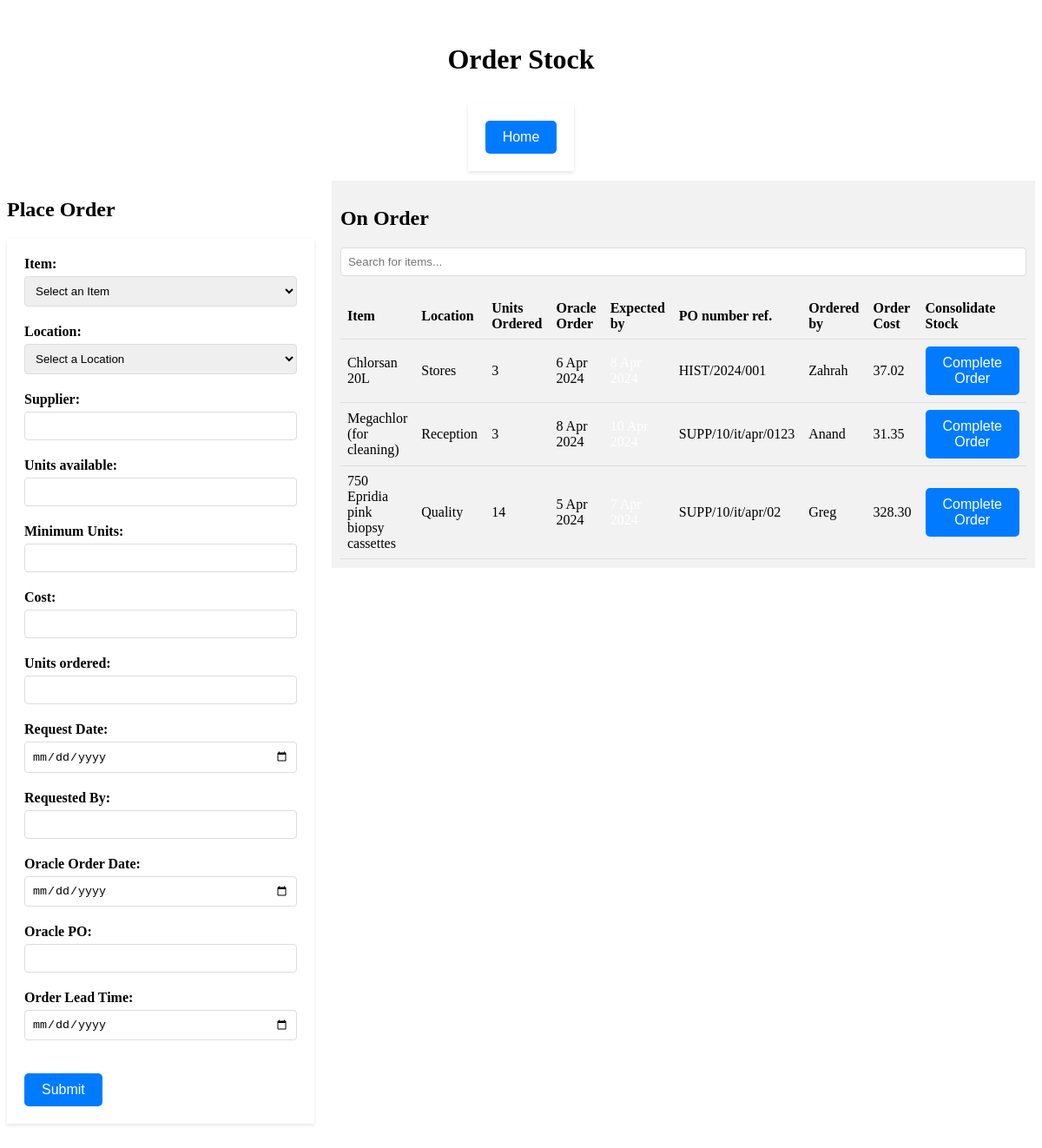
The page /order/ on the database its author committed.
### inventory_app/models.py (models this page shows, shortened)
class OrderItem(models.Model):
    item = models.ForeignKey(InventoryItem, on_delete=models.CASCADE, related_name='order_items')
    location = models.ForeignKey(Location, on_delete=models.SET_NULL, null=True, blank=True, related_name='order_locations')
    supplier = models.CharField(max_length=255)
    on_order = models.IntegerField(default=0)
    quantity_per_unit = models.CharField(max_length=100)  # Assuming this is a descriptive field
    unit = models.IntegerField()
    minimum_unit = models.IntegerField()
    cost = models.DecimalField(max_digits=10, decimal_places=2)
    request_date = models.DateField()
    requested_by = models.CharField(max_length=255)
    oracle_order_date = models.DateField()
    oracle_po = models.CharField(max_length=255)
    order_lead_time = models.DateField()
    completed = models.BooleanField(default=False)

class InventoryItem(models.Model):
    item = models.CharField(max_length=255)
    item_id = models.CharField(max_length=255, default='No barcode')
    location = models.ForeignKey(Location, on_delete=models.CASCADE, related_name='inventory_items')
    supplier = models.CharField(max_length=255)
    quantity_per_unit = models.CharField(max_length=100)  # Assuming this is a descriptive field
    unit = models.IntegerField()
    minimum_unit = models.IntegerField()
    cost = models.DecimalField(max_digits=10, decimal_places=2)
    supplier_link = models.CharField(max_length=255)
    def __str__(self):
        return self.item

class Location(models.Model):
    name = models.CharField(max_length=255,  default='Stores')  # A descriptive name for the location
    def __str__(self):
        return self.name

### inventory_app/views.py (the view)
# urls.py: path('order/', views.order, name='order'),
def order(request):
    items = InventoryItem.objects.all().order_by('item')
    orders = OrderItem.objects.all().order_by('item')
    return render(request, 'inventory_app/order.html', {'items': items, 'orders':orders})

### inventory_app/templatetags/order_tags.py (called while the page is built)
@register.filter(name='multiply')
def multiply(value, arg):
    return value * arg

### inventory_app/templates/inventory_app/order.html (shortened to what this page needs)
{% load static %}
{% load order_tags %}
<!DOCTYPE html>
<html lang="en">
<head>
    <link rel="stylesheet" href="{% static 'inventory_app/css/admin.css' %}">
</head>
<body>
    <h1>Order Stock</h1>
    <div class="button-container">
        <form action="/" method="get">
          <button type="submit">Home</button>
        </form>
    </div>
    <div class="container">
        <div class="left">
            <h2>Place Order</h2>
        <form id="itemForm" method="POST" action="{% url 'order_view' %}">
        <label for="item_select">Item:</label>
        <select id="item_select" name="item">
            <option value="">Select an Item</option>
        </select>
        <label for="location_select">Location:</label>
        <select id="location_select" name="location">
            <option value="">Select a Location</option>
        </select>
        <label for="supplier">Supplier:</label>
        <input type="text" id="supplier" name="supplier" readonly>
        <label for="units">Units available:</label>
        <input type="text" id="units" name="units" readonly>
        <label for="minimum_units">Minimum Units:</label>
        <input type="text" id="minimum_units" name="minimum_units" readonly>
        <label for="cost">Cost:</label>
        <input type="text" id="cost" name="cost" readonly>
        <label for="id_unit_ord">Units ordered:</label>
        <input type="text" id="id_unit_ord" name="unit_ord">
        <label for="id_request_date">Request Date:</label>
        <input type="date" id="id_request_date" name="request_date">
        <label for="id_requested_by">Requested By:</label>
        <input type="text" id="id_requested_by" name="requested_by">
        <label for="id_oracle_order_date">Oracle Order Date:</label>
        <input type="date" id="id_oracle_order_date" name="oracle_order_date">
        <label for="id_oracle_po">Oracle PO:</label>
        <input type="text" id="id_oracle_po" name="oracle_po">
        <label for="id_order_lead_time">Order Lead Time:</label>
        <input type="date" id="id_order_lead_time" name="order_lead_time">
        <br><br>
        <button type="submit">Submit</button>
    </form>
</div>
<div class="right">
    <div class="tile">
      <h2>On Order</h2>
      <input type="text" id="searchInput" onkeyup="filterBySecondColumn()" placeholder="Search for items...">
      <table id="stock_table">
        <thead>
          <tr>
            <th>Item</th>
            <th>Location</th>
            <th>Units Ordered</th>
            <th>Oracle Order</th>
            <th>Expected by</th>
            <th>PO number ref.</th>
            <th>Ordered by</th>
            <th>Order Cost</th>
            <th>Consolidate Stock</th>
          </tr>
        </thead>
        <tbody>
          {% for item in orders %}
            {% if not item.completed %}
              <tr>
                  <td>{{ item.item }}</td>
                  <td>{{ item.location }}</td>
                  <td>{{ item.on_order }}</td>
                  <td>{{ item.oracle_order_date }}</td>
                  <td>{{ item.order_lead_time }}</td>
                  <td>{{ item.oracle_po }}</td>
                  <td>{{ item.requested_by }}</td>
                  <td>{{ item.on_order|multiply:item.cost }}</td>
                  <td><button type="button" onclick="completeOrder(this)" data-order-id="{{ item.id }}">Complete Order</button></td>
              </tr>
              {% endif %}
          {% endfor %}
      </tbody>
      </table>
    </div>
  </div>
    </div>
</body>
</html>

### inventory_app/static/inventory_app/css/admin.css (style rules this page uses)
.container { display: flex; }
.left { flex: 1; margin-right: 20px; }
.right { flex: 1; }
.tile { background-color: #f2f2f2; padding: 10px; margin-bottom: 20px; }
table { width: 100%; border-collapse: collapse; }
th, td { padding: 8px; text-align: left; border-bottom: 1px solid #ddd; }
.button-container { display: flex; justify-content: center; align-items: center; height: 100px; }
.button-container form { margin: 0 10px; }
h1 { text-align: center; margin-top: 50px; }
button { padding: 10px 20px; border: none; border-radius: 5px; background-color: #007bff; color: white; font-size: 16px; cursor: pointer; transition: background-color 0.3s ease; }
form { background: #fff; padding: 20px; box-shadow: 0 2px 4px rgba(0, 0, 0, 0.1); max-width: 500px; margin: 20px auto; }
label { display: block; margin-bottom: 5px; font-weight: bold; }
input[type="text"], input[type="datetime-local"], input[type="date"], select { width: 100%; padding: 8px; margin-bottom: 20px; border: 1px solid #ddd; border-radius: 4px; box-sizing: border-box; }

### inventory_app/templates/inventory_app/order.html (style rules this page uses)
.blinkingRed { animation: blinker 1s linear infinite; color: white; }

### rows shown on the page
OrderItem: item "Chlorsan 20L", location "Stores", on_order "3", oracle_order_date "6 Apr 2024", oracle_po "HIST/2024/001", requested_by "Zahrah", on_order|multiply "37.02"
OrderItem: item "Megachlor (for cleaning)", location "Reception", on_order "3", oracle_order_date "8 Apr 2024", oracle_po "SUPP/10/it/apr/0123", requested_by "Anand", on_order|multiply "31.35"
OrderItem: item "750 Epridia pink biopsy cassettes", location "Quality", on_order "14", oracle_order_date "5 Apr 2024", oracle_po "SUPP/10/it/apr/02", requested_by "Greg", on_order|multiply "328.30"
